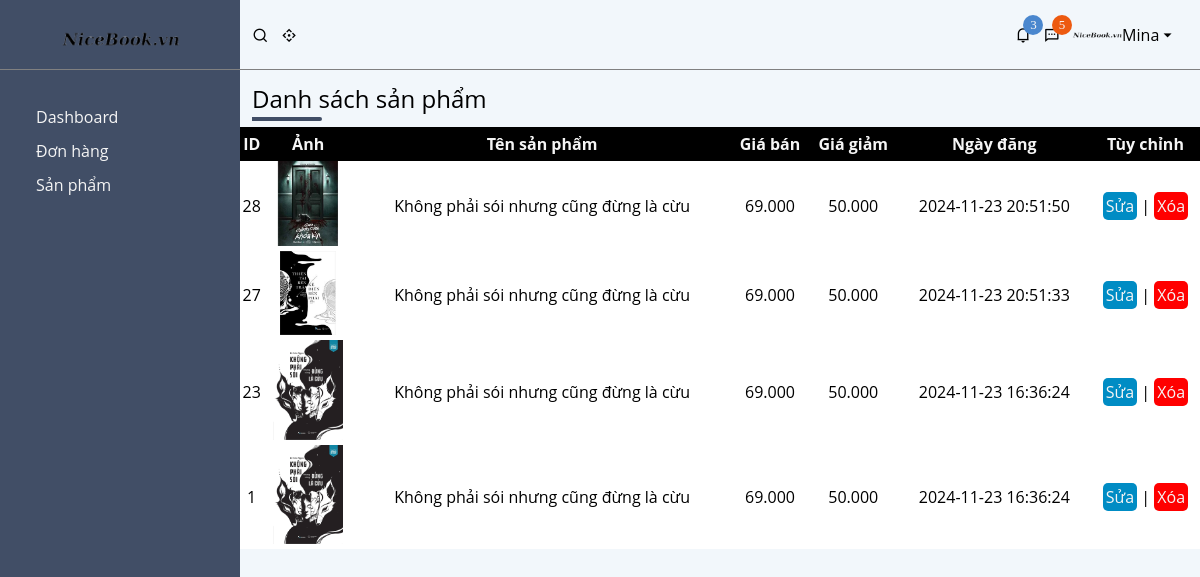
Screenshot of /admin_2/product_list.php with the database file from the repository.
### tables this page shows
CREATE TABLE `product` (
  `product_id` int(11) NOT NULL,
  `product_name` varchar(255) NOT NULL,
  `product_authorname` varchar(255) NOT NULL,
  `product_price` varchar(100) NOT NULL,
  `product_saleprice` varchar(100) DEFAULT NULL,
  `product_descript` text DEFAULT NULL,
  `product_detail` text DEFAULT NULL,
  `product_image` varchar(500) DEFAULT NULL,
  `product_images` varchar(500) DEFAULT NULL,
  `product_date` timestamp NOT NULL DEFAULT current_timestamp()
);

### admin_2/product_list.php (the view, shortened to what this page needs)
<?php
include 'parts/header.php'
?>
<body>
    <section class="admin">
        <div class="row-grid">
            <?php
            include 'parts/sidebar.php'
            ?>
            <div class="admin-content">
                <div class="admin-content-top">
                    <div class="admin-content-top-left">
                        <ul class="flex-box">
                            <li><i class="ri-search-line"></i></li>
                            <li><i class="ri-drag-move-line"></i></li>
                        </ul>
                    </div>
                    <div class="admin-content-top-right">
                        <ul class="flex-box">
                            <li><i class="ri-notification-4-line" number="3"></i></li>
                            <li><i class="ri-message-2-line" number="5"></i></li>
                            <li  class="flex-box">
                                <img style="width: 50px;" src="asset/images/logo.png" alt="">
                                <p>Mina<i class="ri-arrow-down-s-fill"></i></p>
                            </li>
                        </ul>
                    </div>
                </div>
                <div class="admin-content-main">
                    <div class="admin-content-main-title">
                        <h1>Danh sách sản phẩm</h1>
                    </div>
                </div>
                <div class="admin-content-main-content">
                    <div class="admin-content-main-content-product-list">
                        <table>
                            <thead>
                                    <tr>
                                    <th>ID</th>
                                    <th>Ảnh</th>
                                    <th>Tên sản phẩm</th>
                                    <th>Giá bán</th>
                                    <th>Giá giảm</th>
                                    <th>Ngày đăng</th>
                                    <th>Tùy chỉnh</th>
                                </tr>
                            </thead>
                            <tbody>
                            <?php
                            $cn = new mysqli(servername, username, password, dbname);
                            $sql = "SELECT product_id, product_name, product_price, product_saleprice, product_image, product_date FROM product ORDER BY product_id DESC";
                            $result = $cn->query($sql);
                            if ($result->num_rows > 0) {
                                while ($row = $result->fetch_assoc()) {
                                    echo "<tr>";
                                    echo "<td>{$row['product_id']}</td>";
                                    echo "<td><img src='uploads/{$row['product_image']}' alt='Ảnh sản phẩm' style='width: 70px;'></td>";
                                    echo "<td>{$row['product_name']}</td>";
                                    echo "<td>{$row['product_price']}</td>";
                                    echo "<td>{$row['product_saleprice']}</td>";
                                    echo "<td>{$row['product_date']}</td>";
                                    echo "<td>
                                        <a href='product_edit.php?id={$row['product_id']}' class='edit-class' style ='display: inline-block;'>Sửa</a>
                                        |
                                        <a href='delete.php?id={$row['product_id']}' class='delete-class' style ='display: inline-block; onclick='return confirm(\"Bạn có chắc muốn xóa sản phẩm này?\");'>Xóa</a>
                                    </td>";
                                    echo "</tr>";
                                }
                            } else {
                                echo "<tr><td colspan='8'>Không có sản phẩm nào!</td></tr>";
                            }
                            ?>
                            </tbody>
                        </table>
                    </div>
                </div>
            </div>
        </div>
    </section>
</body>
</html>

### admin_2/parts/header.php (shortened to what this page needs)
<!DOCTYPE html>
<html lang="en">
<head>
    <link href="https://cdn.jsdelivr.net/npm/remixicon@4.4.0/fonts/remixicon.css" rel="stylesheet"/>
    <link rel="stylesheet" href="asset/css/style.css">
</head>

### admin_2/parts/sidebar.php (shortened to what this page needs)
<div class="admin-sidebar">
    <div class="admin-sidebar-top">
        <img src="asset/images/logo.png" alt="">
    </div>
    <div class="admin-sidebar-content">
        <ul>
            <li><a href="">Dashboard</a>
            </li>
            <li><a href="">Đơn hàng</a>
            </li>
            <li><a href="">Sản phẩm</a>
            </li>
        </ul>
    </div>
</div>

### admin_2/asset/css/style.css (style rules this page uses)
:root { --main-bg-color:#414e66; --sub-bg-color:#f2f7fb; --top-height:70px; --main-transition: all 0.3s ease; --main-font-family:'Open Sans',sans-serif; }
* { margin: 0; padding: 0; box-sizing: border-box; font-family:var(--main-font-family); }
li { list-style:none; }
a { text-decoration: none; color: unset; }
.row-grid { display: grid; justify-content: space-between; }
.flex-box { display: flex; }
.delete-class, .nonconfirm-order { padding: 3px; background-color: red; color: whitesmoke; border-radius: 5px; }
.edit-class { padding: 3px; background-color: rgb(0, 140, 196); color: whitesmoke; border-radius: 5px; }
.admin .row-grid { grid-template-columns: 20% 80%; }
.admin-sidebar { height: 100vh; background-color:var(--main-bg-color) ; }
.admin-sidebar-top { text-align: center; height: var(--top-height); border-bottom: 1px solid gray; padding-top: 30px; }
.admin-sidebar-top img { width: 120px; }
.admin-sidebar-content { padding: 30px 0 0 30px; color: whitesmoke; }
.admin-sidebar-content ul li { padding: 6px; transition:var(--main-transition); }
.admin-content { background-color: var(--sub-bg-color); }
.admin-content-top { display: flex; justify-content: space-between; height: var(--top-height); border-bottom: 1px solid gray; padding: 0 12px; }
.admin-content-top .flex-box { height: 70px; align-items: center; }
.admin-content-top i { margin-right: 12px; cursor: pointer; }
.admin-content-top-right ul li:last-child p { cursor: pointer; }
.admin-content-top-right ul li:first-child i { position: relative; }
.admin-content-top-right ul li:first-child i::after { position: absolute; content: attr(number); width: 20px; height: 20px; display: flex; background-color: #4a87ce; border-radius: 50%; right: -12px; top: -12px; color: whitesmoke; justify-content: center; align-items: center; text-align: center; font-size: small; animation: notification; animation-duration: 2s; animation-iteration-count: infinite; animation-delay: 0.3s; }
.admin-content-top-right ul li:nth-child(2) i { position: relative; }
.admin-content-top-right ul li:nth-child(2) i::after { position: absolute; content: attr(number); width: 20px; height: 20px; display: flex; background-color: #ed5a10; border-radius: 50%; right: -12px; top: -12px; color: whitesmoke; justify-content: center; align-items: center; text-align: center; font-size: small; animation: notification; animation-duration: 2s; animation-iteration-count: infinite; animation-delay: 0.3s; }
.admin-content-main-title h1 { padding: 12px; font-weight: 500; position: relative; }
.admin-content-main-title h1::before { position: absolute; display: block; content: ""; width: 70px; height: 4px; background-color: var(--main-bg-color); bottom: 6px; left: 12px; border-top-right-radius: 5px; border-bottom-right-radius: 5px; }
.admin-content-main-content { background-color: white; }
.admin-content-main-content-product-list table { width: 100%; padding: 12px 0; border-collapse: collapse; }
.admin-content-main-content-product-list table ,th,td { text-align: center; }
.admin-content-main-content-product-list table th { background-color: black; color: whitesmoke; padding: 6px 0; }
.admin-content-main-content-product-order-list table ,th,td { text-align: center; }

### rows the page displays
product: product_id "28", product_image (picture), product_name "Không phải sói nhưng cũng đừng là cừu", product_price "69.000", product_saleprice "50.000", product_date "2024-11-23 20:51:50"
product: product_id "27", product_image (picture), product_name "Không phải sói nhưng cũng đừng là cừu", product_price "69.000", product_saleprice "50.000", product_date "2024-11-23 20:51:33"
product: product_id "23", product_image (picture), product_name "Không phải sói nhưng cũng đừng là cừu", product_price "69.000", product_saleprice "50.000", product_date "2024-11-23 16:36:24"
product: product_id "1", product_image (picture), product_name "Không phải sói nhưng cũng đừng là cừu", product_price "69.000", product_saleprice "50.000", product_date "2024-11-23 16:36:24"
